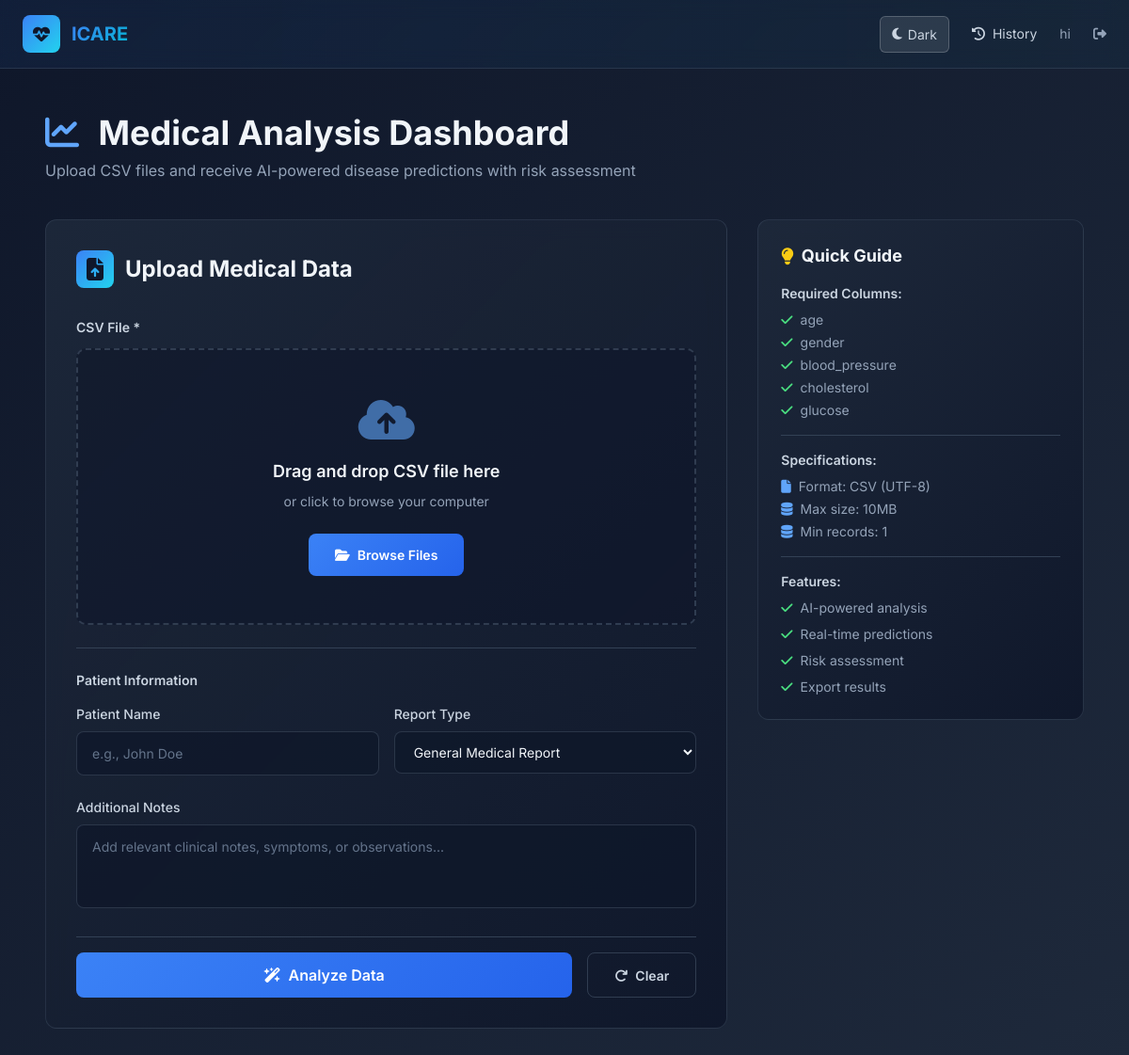
Before: /dashboard/ (signed in) with the older database file.
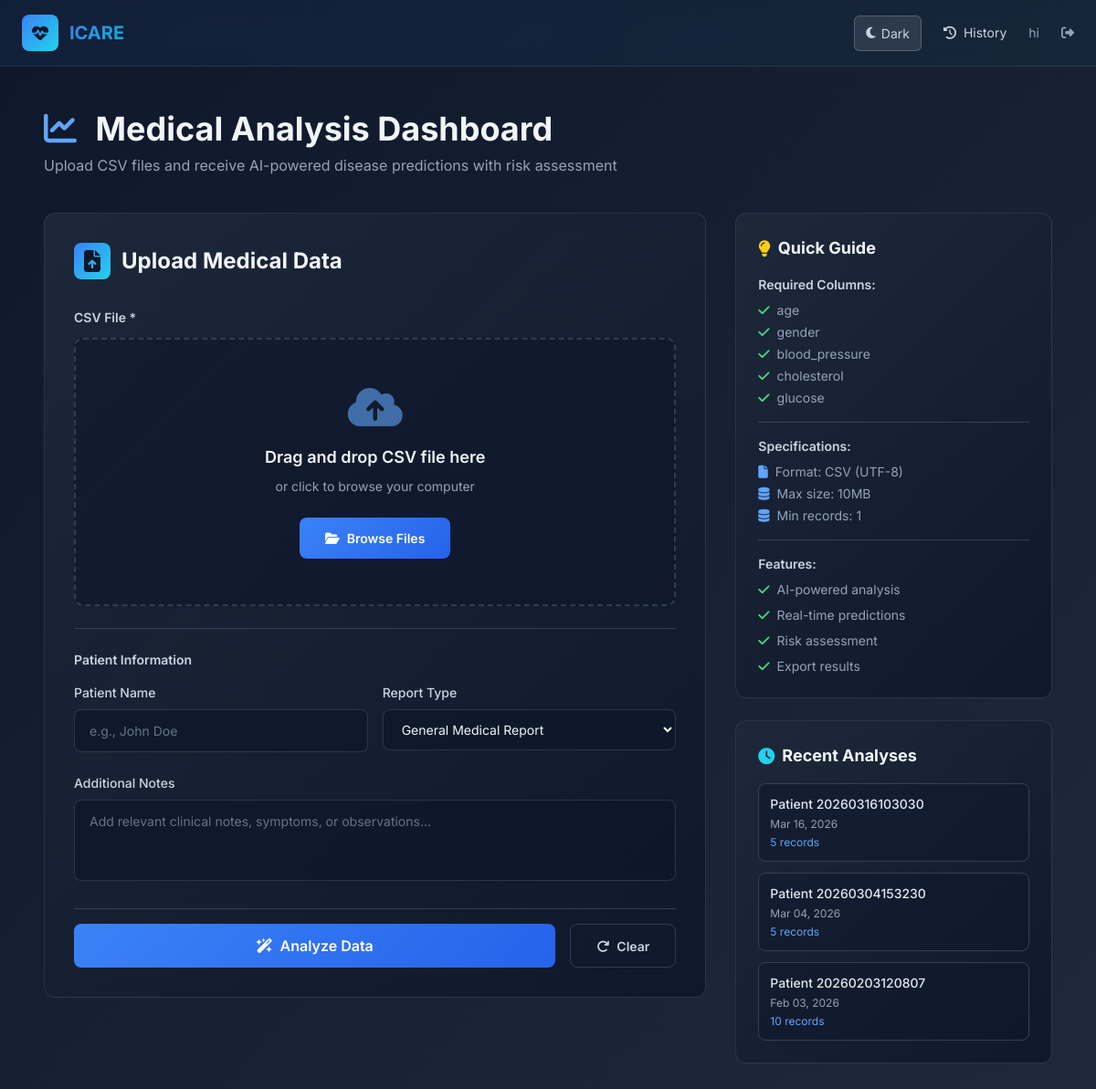
After: the same page with the newer database file.
### app/models.py (models this page shows, shortened)
class AnalysisResult(models.Model):
    RISK_CHOICES = [
        ('High', 'High Risk'),
        ('Medium', 'Medium Risk'),
        ('Low', 'Low Risk'),
    ]
    medical_report = models.OneToOneField(MedicalReport, on_delete=models.CASCADE, related_name='analysis_result')
    user = models.ForeignKey(User, on_delete=models.CASCADE, related_name='analysis_results')
    total_patients = models.IntegerField(default=0)
    total_diseases_analyzed = models.IntegerField(default=0)
    high_risk_count = models.IntegerField(default=0)
    medium_risk_count = models.IntegerField(default=0)
    low_risk_count = models.IntegerField(default=0)
    average_confidence = models.FloatField(default=0.0)
    predictions_json = models.JSONField(default=dict)
    recommendations = models.TextField(blank=True, null=True, help_text="AI-generated clinical recommendations")
    follow_up_actions = models.TextField(blank=True, null=True, help_text="Recommended follow-up actions")
    created_at = models.DateTimeField(auto_now_add=True)
    updated_at = models.DateTimeField(auto_now=True)
    analysis_duration = models.FloatField(default=0.0, help_text="Analysis time in seconds")
    class Meta:
        ordering = ['-created_at']

class MedicalReport(models.Model):
    user = models.ForeignKey(User, on_delete=models.CASCADE, related_name='medical_reports')
    patient_name = models.CharField(max_length=200, blank=True)
    csv_file = models.FileField(upload_to='medical_reports/')
    details = models.TextField(blank=True, null=True)
    age = models.IntegerField(blank=True, null=True)
    gender = models.CharField(max_length=20, blank=True, null=True)
    blood_pressure = models.CharField(max_length=20, blank=True, null=True)
    cholesterol = models.CharField(max_length=20, blank=True, null=True)
    glucose = models.CharField(max_length=20, blank=True, null=True)
    clinical_notes = models.TextField(blank=True, null=True)
    medications = models.TextField(blank=True, null=True, help_text="Current medications")
    allergies = models.TextField(blank=True, null=True)
    family_history = models.TextField(blank=True, null=True)
    created_at = models.DateTimeField(auto_now_add=True)
    updated_at = models.DateTimeField(auto_now=True)
    class Meta:
        ordering = ['-created_at']

### app/views.py (the view, shortened to what this page needs)
# urls.py: path('dashboard/',views.dashboard,name='dashboard'),
@login_required(login_url='login')
def dashboard(request):
    context = get_theme_context(request)
    context.update({
        'upload_status': None,
        'upload_progress': None,
    })
    recent_analyses = AnalysisResult.objects.filter(user=request.user).order_by('-created_at')[:3]
    context['recent_analyses'] = recent_analyses
    return render(request, 'dashboard.html', context)

### app/views.py (called while the page is built)
def get_theme_context(request):
    theme = request.COOKIES.get('theme', 'dark')
    return {'theme': theme}

### app/templates/dashboard.html (shortened to what the changed rows need)
{% load static %}
<!DOCTYPE html>
<html lang="en">
<head>
    <script src="https://cdn.tailwindcss.com"></script>
    <link rel="stylesheet" href="https://cdnjs.cloudflare.com/ajax/libs/font-awesome/6.4.0/css/all.min.css">
</head>
<body>
    <nav class="sticky top-0 z-50 nav-header">
        <div class="max-w-7xl mx-auto px-6 py-4">
            <div class="flex justify-between items-center">
                <div class="flex items-center gap-3">
                    <h1 class="text-xl font-bold gradient-text">ICARE</h1>
                </div>
            </div>
        </div>
    </nav>
    <main class="max-w-6xl mx-auto px-6 py-12">
        <div class="mb-10 animate-slide-in">
            <h2 class="text-4xl font-bold mb-2">
                <i class="fas fa-chart-line text-blue-400 mr-3"></i>
                Medical Analysis Dashboard
            </h2>
        </div>
        {% if not results %}
            <div class="grid lg:grid-cols-3 gap-8">
                <div class="space-y-6">
                    {% if recent_analyses %}
                    <div class="card p-6 animate-slide-in" style="animation-delay: 0.2s">
                        <h4 class="text-lg font-bold mb-4 flex items-center gap-2">
                            <i class="fas fa-clock text-cyan-400"></i>
                            Recent Analyses
                        </h4>
                        <div class="space-y-3 text-sm">
                            {% for analysis in recent_analyses %}
                            <a href="{% url 'analysis_detail' analysis.id %}" class="block p-3 rounded-lg bg-slate-900/50 hover:bg-slate-900 transition border border-slate-700 hover:border-blue-500">
                                <div class="font-medium text-slate-200 truncate">{{ analysis.medical_report.patient_name }}</div>
                                <div class="text-xs text-slate-400 mt-1">{{ analysis.created_at|date:"M d, Y" }}</div>
                                <div class="text-xs text-blue-400 mt-1">{{ analysis.total_patients }} records</div>
                            </a>
                            {% endfor %}
                        </div>
                    </div>
                    {% endif %}
                </div>
            </div>
        {% endif %}
    </main>
</body>
</html>

Changed rows visible on the page:
added AnalysisResult: medical_report.patient_name "Patient 20260316103030", created_at "Mar 16, 2026", total_patients "5"
added AnalysisResult: medical_report.patient_name "Patient 20260304153230", created_at "Mar 04, 2026", total_patients "5"
added AnalysisResult: medical_report.patient_name "Patient 20260203120807", created_at "Feb 03, 2026", total_patients "10"
Other visible differences:
text now shown: "Recent Analyses"
